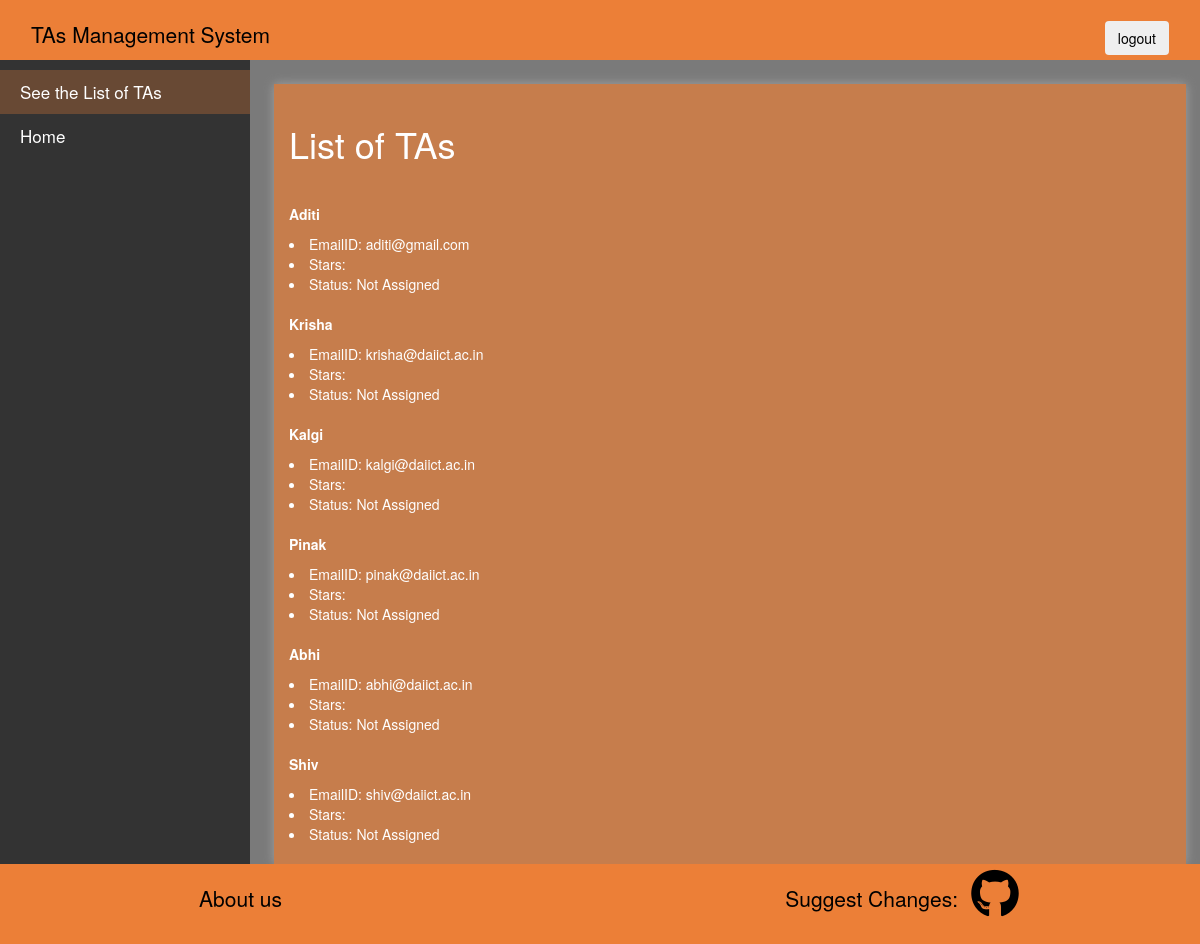
The page /Main/faculty/seeTheList/5 on the database its author committed.
### Main/models.py (models this page shows)
class ta(models.Model):
    name = models.CharField(max_length=30,null=False)
    pwd = models.CharField(max_length=8,null=False)
    cid = models.ForeignKey(course,on_delete=models.CASCADE,null=True)
    mail = models.EmailField(max_length=30,null=False,unique=True)
    year = models.IntegerField(null=False)
    ratings = models.FloatField(default=0,null=False)
    status = models.CharField(default='Not Assigned',max_length=12)
    an= models.BooleanField(default=False)

### Main/views.py (the view)
# urls.py: path('faculty/seeTheList/<str:id>',seeList, name='seeList'),
def seeList(request, id):
    see_List = ta.objects.all()
    context= {'seeList' : see_List, 'facid':id}
    return render(request, 'seeList.html', context)

### templates/seeList.html (shortened to what this page needs)
{% extends 'header.html' %}
{% load static %}
{% block mid %}
<div class="main">
  <div class="mid">
  <div class="container" style="color: white;">
    <p>
      <h1> List of TAs </h1>
    </p>
    {% for data in seeList%}
    {%if data.status == 'Not Assigned'%}
            <strong>{{data.name}} </strong>
            <li> EmailID: {{data.mail}} </li>
            <li> Stars: {{data.star}} </li>
            <li> Status: {{data.status}} </li>
            <br/>
    {% endif %}
    {%endfor%}
  </div>
  </div>
</div>
{%endblock mid%}
{%block sidenav%}
  <div class="sidenav">
    <a class="active" href="">See the List of TAs</a>
    <a href="{% url 'facultyHome' facid %}">Home</a>
</div>
{%endblock sidenav%}

### Main/static/basic.css (style rules this page uses)
body { margin:0; font-family: 'Gill Sans', 'Gill Sans MT', Calibri, 'Trebuchet MS', sans-serif; box-sizing: border-box; }

### templates/header.html (style rules this page uses)
.sidenav { width: 250px; position: fixed; top: 60px; background-color: #333; overflow: auto; padding-top: 10px; bottom: 80px; }
.sidenav a { padding: 10px 10px 10px 20px; text-decoration: none; font-size: 17px; color: #333; display: block; color: white; background-image: none; padding-left: auto; }
.sidenav a.active { background-color: #ec7f3748; text-transform:inherit; }
.main { margin-left: 250px; width: 100%; position: fixed; background-color: rgb(122, 122, 122); overflow: auto; top: 60px; bottom: 80px; padding-inline-start: 0%; padding-inline-end: 0%; }
.mid { width: 76%; background-color: #ec7f37ab; top: 60px; bottom: 80px; float: center; display: block; overflow: auto; margin-top: 2%; margin-left: 2%; height: auto; box-shadow: 0 0px 10px 0 rgba(176, 176, 176, 0.724); }
.mid p { font-size:xx-large; padding: 10px; text-align: center; font-weight: bolder; color:white; }

### rows shown on the page
ta: name "Aditi", mail "aditi@gmail.com", status "Not Assigned"
ta: name "Krisha", mail "krisha@daiict.ac.in", status "Not Assigned"
ta: name "Kalgi", mail "kalgi@daiict.ac.in", status "Not Assigned"
ta: name "Pinak", mail "pinak@daiict.ac.in", status "Not Assigned"
ta: name "Abhi", mail "abhi@daiict.ac.in", status "Not Assigned"
ta: name "Shiv", mail "shiv@daiict.ac.in", status "Not Assigned"
